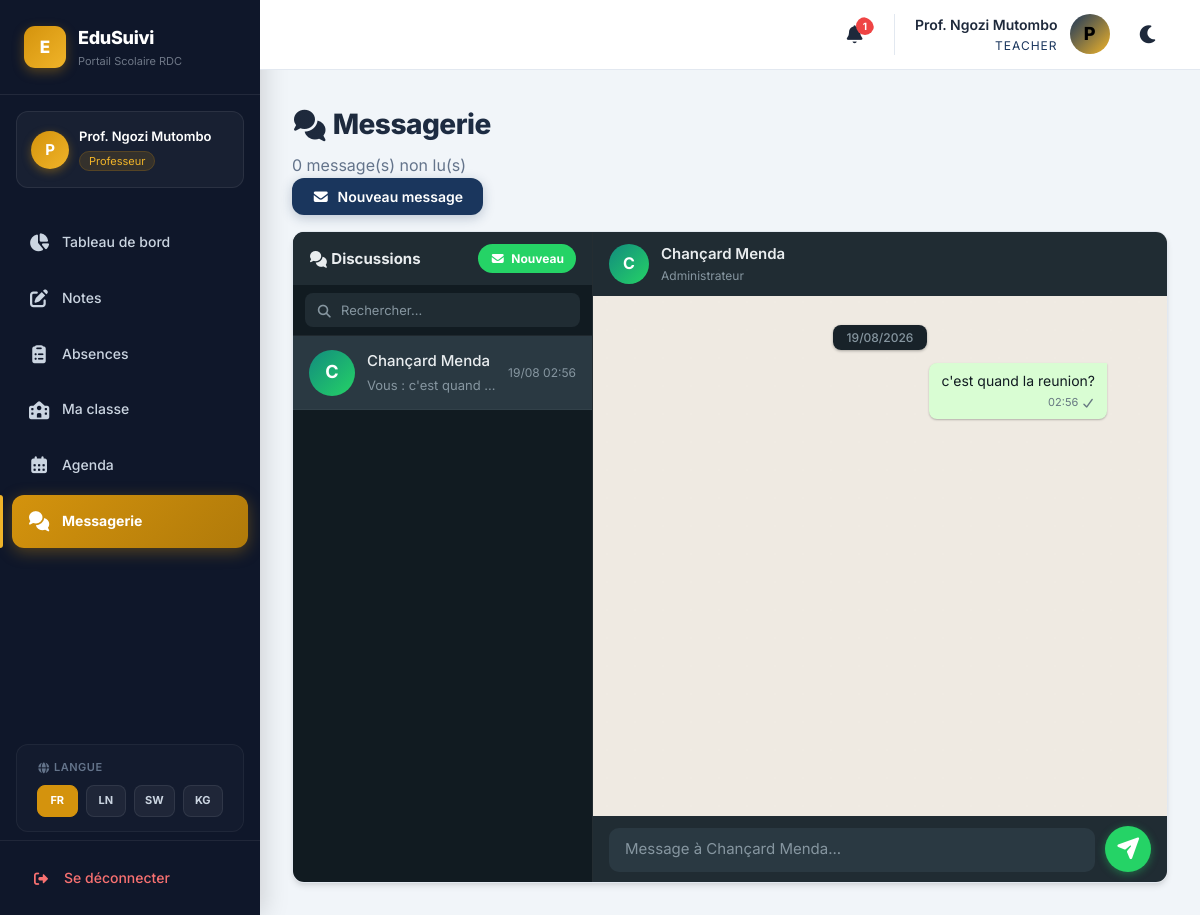
Page /teacher/messages.php?contact=6 (signed in) on the committed database.
### tables this page shows
CREATE TABLE `users` (
  `id` int(11) NOT NULL AUTO_INCREMENT,
  `name` varchar(100) NOT NULL,
  `email` varchar(100) NOT NULL,
  `password` varchar(255) NOT NULL,
  `role` enum('school','admin','teacher','parent') NOT NULL,
  `school_id` int(11) DEFAULT NULL,
  `reset_token` varchar(64) DEFAULT NULL,
  `reset_token_expiry` datetime DEFAULT NULL,
  `created_at` timestamp NOT NULL DEFAULT current_timestamp(),
  PRIMARY KEY (`id`),
  UNIQUE KEY `email` (`email`),
  KEY `fk_users_school` (`school_id`),
  KEY `idx_reset_token` (`reset_token`),
  CONSTRAINT `fk_users_school` FOREIGN KEY (`school_id`) REFERENCES `schools` (`id`) ON DELETE SET NULL
);

CREATE TABLE `messages` (
  `id` int(11) NOT NULL AUTO_INCREMENT,
  `sender_id` int(11) NOT NULL,
  `receiver_id` int(11) NOT NULL,
  `subject` varchar(200) NOT NULL,
  `body` text NOT NULL,
  `is_read` tinyint(1) DEFAULT 0,
  `is_deleted_sender` tinyint(1) DEFAULT 0,
  `is_deleted_receiver` tinyint(1) DEFAULT 0,
  `created_at` timestamp NOT NULL DEFAULT current_timestamp(),
  PRIMARY KEY (`id`),
  KEY `sender_id` (`sender_id`),
  KEY `idx_messages_receiver` (`receiver_id`,`is_read`),
  CONSTRAINT `messages_ibfk_1` FOREIGN KEY (`sender_id`) REFERENCES `users` (`id`) ON DELETE CASCADE,
  CONSTRAINT `messages_ibfk_2` FOREIGN KEY (`receiver_id`) REFERENCES `users` (`id`) ON DELETE CASCADE
);

### includes/messages_core.php (called while the page is built, shortened)
<?php
function messagesPage($pdo, $currentUser, $role) {
    $userId  = $currentUser['id'];
    $contactId = intval($_GET['contact'] ?? 0);
    $contactUser = null;
    if ($contactId) {
        $stmt = $pdo->prepare("SELECT id, name, role FROM users WHERE id = ?");
        $stmt->execute([$contactId]);
        $contactUser = $stmt->fetch();
        $pdo->prepare("UPDATE messages SET is_read=1 WHERE sender_id=? AND receiver_id=? AND is_read=0")
            ->execute([$contactId, $userId]);
    }
    if ($contactUser) {
        $stmt = $pdo->prepare("
            SELECT m.*,
                   s.name AS sender_name,
                   r.name AS receiver_name
            FROM messages m
            JOIN users s ON m.sender_id  = s.id
            JOIN users r ON m.receiver_id = r.id
            WHERE (
                (m.sender_id=? AND m.receiver_id=? AND m.is_deleted_sender=0)
                OR
                (m.sender_id=? AND m.receiver_id=? AND m.is_deleted_receiver=0)
            )
            ORDER BY m.created_at ASC
        ");
        $stmt->execute([$userId, $contactId, $contactId, $userId]);
        $conversation = $stmt->fetchAll();
    }
    $convStmt = $pdo->prepare("
        SELECT
            u.id, u.name, u.role,
            last_msg.body        AS last_body,
            last_msg.created_at  AS last_time,
            last_msg.sender_id   AS last_sender,
            COALESCE(unread.cnt, 0) AS unread_count
        FROM users u
        JOIN (
            SELECT
                CASE WHEN sender_id=:me THEN receiver_id ELSE sender_id END AS partner_id,
                body, created_at, sender_id,
                ROW_NUMBER() OVER (
                    PARTITION BY CASE WHEN sender_id=:me THEN receiver_id ELSE sender_id END
                    ORDER BY created_at DESC
                ) AS rn
            FROM messages
            WHERE (sender_id=:me AND is_deleted_sender=0)
               OR (receiver_id=:me AND is_deleted_receiver=0)
        ) last_msg ON u.id = last_msg.partner_id AND last_msg.rn = 1
        LEFT JOIN (
            SELECT sender_id, COUNT(*) AS cnt
            FROM messages
            WHERE receiver_id=:me AND is_read=0 AND is_deleted_receiver=0
            GROUP BY sender_id
        ) unread ON unread.sender_id = u.id
        ORDER BY last_msg.created_at DESC
    ");
    $convStmt->execute([':me' => $userId]);
    $conversations = $convStmt->fetchAll();
    $unreadCnt = (int) $pdo->prepare("
        SELECT COUNT(*) FROM messages WHERE receiver_id=? AND is_read=0 AND is_deleted_receiver=0
    ")->execute([$userId]) ? $pdo->query("
        SELECT COUNT(*) FROM messages WHERE receiver_id=$userId AND is_read=0 AND is_deleted_receiver=0
    ")->fetchColumn() : 0;
    $uStmt = $pdo->prepare("SELECT COUNT(*) FROM messages WHERE receiver_id=? AND is_read=0 AND is_deleted_receiver=0");
    $uStmt->execute([$userId]);
    $unreadCnt = (int) $uStmt->fetchColumn();
    $recipients = $pdo->query("SELECT id, name, role FROM users WHERE id != $userId ORDER BY role, name")->fetchAll();
    $roleLabels = ['admin' => 'Administrateur', 'teacher' => 'Enseignant', 'parent' => 'Parent'];
    return compact(
        'success', 'error',
        'conversations', 'conversation',
        'contactUser', 'contactId',
        'unreadCnt', 'recipients', 'roleLabels'
    );
}

### includes/config.php (called while the page is built, shortened)
<?php
function getUser() {
    return [
        'id'          => $_SESSION['user_id'] ?? null,
        'name'        => $_SESSION['user_name'] ?? '',
        'email'       => $_SESSION['user_email'] ?? '',
        'role'        => $_SESSION['user_role'] ?? '',
        'school_id'   => $_SESSION['school_id'] ?? null,
        'school_mode' => $_SESSION['school_mode'] ?? 'secondaire',
    ];
}
function escape($str) {
    return htmlspecialchars($str, ENT_QUOTES, 'UTF-8');
}

### teacher/messages.php (the view, shortened to what this page needs)
<?php
require_once __DIR__ . '/../includes/config.php';
require_once __DIR__ . '/../includes/header.php';
require_once __DIR__ . '/../includes/messages_core.php';
$data = messagesPage($pdo, $currentUser, 'teacher');
extract($data);
?>
<div class="page-header" style="margin-bottom:16px;">
    <div>
        <h2>💬 Messagerie</h2>
        <p><?= $unreadCnt ?> message(s) non lu(s)</p>
    </div>
    <button class="btn btn-primary" onclick="openModal('composeModal')">✉️ Nouveau message</button>
</div>
<div class="messaging-container">
    <div class="messages-sidebar">
        <div class="messages-sidebar-header">
            <h3 style="margin:0;font-size:15px;font-weight:700;">💬 Discussions</h3>
            <button class="wa-new-btn" onclick="openModal('composeModal')" style="padding:7px 12px;font-size:12px;">✉️ Nouveau</button>
        </div>
        <div class="wa-search">
            <div class="wa-search-wrap">
                <span class="wa-search-icon">🔍</span>
                <input type="text" id="searchConv" placeholder="Rechercher..." oninput="filterConversations(this.value)">
            </div>
        </div>
        <div class="messages-list" id="convList">
            <?php if (empty($conversations)): ?>
                <div style="padding:48px 20px;text-align:center;color:var(--text-muted);">
                    <div style="font-size:40px;margin-bottom:10px;">📭</div>
                    <p style="font-size:13px;">Aucune conversation encore.</p>
                </div>
            <?php else: ?>
                <?php foreach ($conversations as $conv):
                    $isActive  = ($conv['id'] == $contactId);
                    $hasUnread = ($conv['unread_count'] > 0);
                    $isMe      = ($conv['last_sender'] == $currentUser['id']);
                    $preview   = ($isMe ? 'Vous : ' : '') . substr($conv['last_body'] ?? '', 0, 38);
                    $timeStr   = $conv['last_time'] ? date('d/m H:i', strtotime($conv['last_time'])) : '';
                ?>
                <a href="?contact=<?= $conv['id'] ?>" class="wa-conv-item <?= $isActive ? 'active' : '' ?> <?= $hasUnread ? 'unread' : '' ?>" data-name="<?= strtolower(escape($conv['name'])) ?>">
                    <div class="wa-avatar"><?= strtoupper(substr($conv['name'], 0, 1)) ?></div>
                    <div class="wa-conv-meta">
                        <div class="wa-conv-name"><?= escape($conv['name']) ?></div>
                        <div class="wa-conv-preview"><?= escape($preview) ?>...</div>
                    </div>
                    <div class="wa-conv-right">
                        <span class="wa-time"><?= $timeStr ?></span>
                    </div>
                </a>
                <?php endforeach; ?>
            <?php endif; ?>
        </div>
    </div>
    <div class="chat-view" style="display:flex;flex-direction:column;height:100%;">
        <?php if ($contactUser): ?>
            <div class="wa-chat-header">
                <div class="wa-chat-user">
                    <div class="wa-chat-avatar"><?= strtoupper(substr($contactUser['name'], 0, 1)) ?></div>
                    <div>
                        <div class="wa-chat-name"><?= escape($contactUser['name']) ?></div>
                        <div class="wa-chat-sub"><?= $roleLabels[$contactUser['role']] ?? $contactUser['role'] ?></div>
                    </div>
                </div>
            </div>
            <div class="wa-messages-area" id="msgArea">
                <?php if (empty($conversation)): ?>
                    <div class="wa-empty">
                        <div class="wa-empty-icon">💬</div>
                        <p>Démarrez la conversation avec <?= escape($contactUser['name']) ?> !</p>
                    </div>
                <?php else:
                    $prevDate = null;
                    foreach ($conversation as $msg):
                        $msgDate = date('Y-m-d', strtotime($msg['created_at']));
                        $isSent  = ($msg['sender_id'] == $currentUser['id']);
                        if ($msgDate !== $prevDate):
                            $prevDate = $msgDate;
                            $label = ($msgDate === date('Y-m-d')) ? "Aujourd'hui" :
                                     ($msgDate === date('Y-m-d', strtotime('-1 day')) ? 'Hier' :
                                     date('d/m/Y', strtotime($msgDate)));
                ?>
                    <div class="wa-date-divider"><span><?= $label ?></span></div>
                <?php endif; ?>
                    <div class="wa-msg-row <?= $isSent ? 'sent' : 'received' ?>">
                        <div class="wa-bubble">
                            <div style="white-space:pre-wrap;"><?= escape($msg['body']) ?></div>
                            <span class="wa-bubble-time">
                                <?= date('H:i', strtotime($msg['created_at'])) ?>
                            </span>
                        </div>
                    </div>
                <?php endforeach; endif; ?>
            </div>
            <div class="wa-input-bar">
                <form method="POST" style="display:flex;gap:10px;width:100%;align-items:flex-end;" id="replyForm">
                    <textarea name="body" id="msgBody" placeholder="Message à <?= escape($contactUser['name']) ?>..." required rows="1" onkeydown="handleEnter(event)"></textarea>
                    <button type="submit" class="wa-send-btn">📤</button>
                </form>
            </div>
        <?php endif; ?>
    </div>
</div>
<?php require_once __DIR__ . '/../includes/footer.php'; ?>

### teacher/messages.php (style rules this page uses)
.messaging-container { display: grid; grid-template-columns: 300px 1fr; height: calc(100vh - 148px); background: var(--card); border: 1px solid var(--border); border-radius: var(--radius); overflow: hidden; box-shadow: var(--shadow-md); }

### rows in the picture
users: name "C", name "Chançard Menda", preview "Vous : c'est quand…", timeStr "19/08 02:56", role "Administrateur", body "Message à Chançard Menda..."
messages: created_at "19/08/2026", body "c'est quand la reunion?", created_at "02:56"

### other values in the picture
t('app_name') "EduSuivi"
t('app_subtitle') "Portail Scolaire RDC"
substr($currentUser['name'], 0, 1) "P"
$currentUser['name'] "Prof. Ngozi Mutombo"
$roleLabels[$currentUser['role']] "Professeur"
t($navLabel) "Tableau de bord"
t($navLabel) "Notes"
t($navLabel) "Absences"
t($navLabel) "Agenda"
t($navLabel) "Messagerie"
t('language') "LANGUE"
t('logout') "Se déconnecter"
$notifCount "1"
$currentUser['role'] "TEACHER"
$unreadCnt "0"
